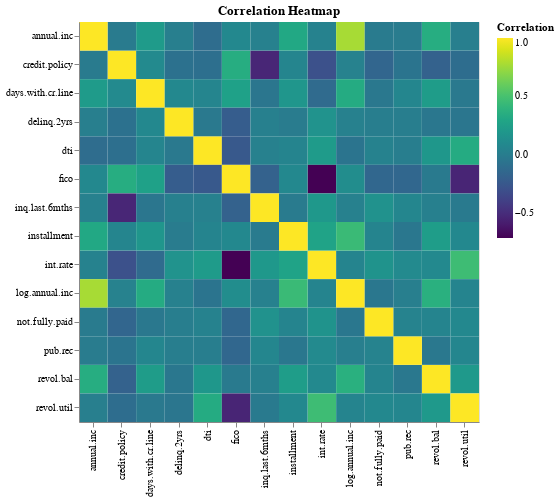

The code cell stored with this chart in its notebook:
### Code cell
# Select only numeric columns
numeric_cols = p2ploan_df.select_dtypes(include='number')

# Calculate the correlation matrix
correlation_matrix = numeric_cols.corr().reset_index().melt('index')
correlation_matrix.columns = ['Variable 1', 'Variable 2', 'Correlation']

# Create a heatmap using Altair
correlation_chart = alt.Chart(correlation_matrix).mark_rect().encode(
    x=alt.X('Variable 1:N', title=''),
    y=alt.Y('Variable 2:N', title=''),
    color=alt.Color('Correlation:Q', scale=alt.Scale(scheme='viridis')),
    tooltip=['Variable 1', 'Variable 2', 'Correlation']
).properties(
    width=400,
    height=400,
    title="Correlation Heatmap"
)

correlation_chart

# The EDA for most of the numerical columns produce no strong general trends. We see a higher correlation level between fico revo.util, fico and interest rate, interest rate and anual income.

### Figure 1 — Vega specification as saved in the notebook (floating-point values rounded to 4 significant figures; data arrays with more than 128 entries replaced by an {"elided": "..."} marker saying what was removed)
{"$schema": "https://vega.github.io/schema/vega/v5.json", "data": [{"name": "source_0", "values": {"elided": "196 records"}}, {"name": "source_0_x_domain_Variable 1", "values": [{"Variable 1": "credit.policy"}, {"Variable 1": "int.rate"}, {"Variable 1": "installment"}, {"Variable 1": "log.annual.inc"}, {"Variable 1": "dti"}, {"Variable 1": "fico"}, {"Variable 1": "days.with.cr.line"}, {"Variable 1": "revol.bal"}, {"Variable 1": "revol.util"}, {"Variable 1": "inq.last.6mths"}, {"Variable 1": "delinq.2yrs"}, {"Variable 1": "pub.rec"}, {"Variable 1": "not.fully.paid"}, {"Variable 1": "annual.inc"}]}, {"name": "source_0_y_domain_Variable 2", "values": [{"Variable 2": "credit.policy"}, {"Variable 2": "int.rate"}, {"Variable 2": "installment"}, {"Variable 2": "log.annual.inc"}, {"Variable 2": "dti"}, {"Variable 2": "fico"}, {"Variable 2": "days.with.cr.line"}, {"Variable 2": "revol.bal"}, {"Variable 2": "revol.util"}, {"Variable 2": "inq.last.6mths"}, {"Variable 2": "delinq.2yrs"}, {"Variable 2": "pub.rec"}, {"Variable 2": "not.fully.paid"}, {"Variable 2": "annual.inc"}]}, {"name": "source_0_color_domain_Correlation", "values": [{"min": -0.7148, "max": 1.0}]}], "marks": [{"type": "rect", "name": "marks", "from": {"data": "source_0"}, "encode": {"update": {"height": {"signal": "max(0.25, bandwidth('y'))"}, "tooltip": {"signal": "{\"Variable 1\": isValid(datum[\"Variable 1\"]) ? datum[\"Variable 1\"] : \"\"+datum[\"Variable 1\"], \"Variable 2\": isValid(datum[\"Variable 2\"]) ? datum[\"Variable 2\"] : \"\"+datum[\"Variable 2\"], \"Correlation\": format(datum[\"Correlation\"], \"\")}"}, "fill": {"field": "Correlation", "scale": "color"}, "x": {"field": "Variable 1", "scale": "x"}, "width": {"signal": "max(0.25, bandwidth('x'))"}, "y": {"field": "Variable 2", "scale": "y"}}}, "style": ["rect"]}], "scales": [{"name": "x", "type": "band", "domain": {"data": "source_0_x_domain_Variable 1", "field": "Variable 1", "sort": true}, "range": [0, {"signal": "width"}], "paddingInner": 0, "paddingOuter": 0}, {"name": "y", "type": "band", "domain": {"data": "source_0_y_domain_Variable 2", "field": "Variable 2", "sort": true}, "range": [0, {"signal": "height"}], "paddingOuter": 0, "paddingInner": 0}, {"name": "color", "type": "linear", "domain": [{"signal": "(data(\"source_0_color_domain_Correlation\")[0] || {}).min"}, {"signal": "(data(\"source_0_color_domain_Correlation\")[0] || {}).max"}], "range": {"scheme": "viridis"}, "interpolate": "hcl", "zero": false}], "axes": [{"scale": "x", "orient": "bottom", "labelBaseline": "middle", "labelAngle": 270, "grid": false, "zindex": 1, "labelAlign": "right"}, {"scale": "y", "grid": false, "zindex": 1, "orient": "left"}], "title": {"text": "Correlation Heatmap", "frame": "group"}, "padding": 5, "style": "cell", "height": 400, "legends": [{"fill": "color", "gradientLength": {"signal": "clamp(height, 64, 200)"}, "title": "Correlation"}], "width": 400, "background": "white"}
